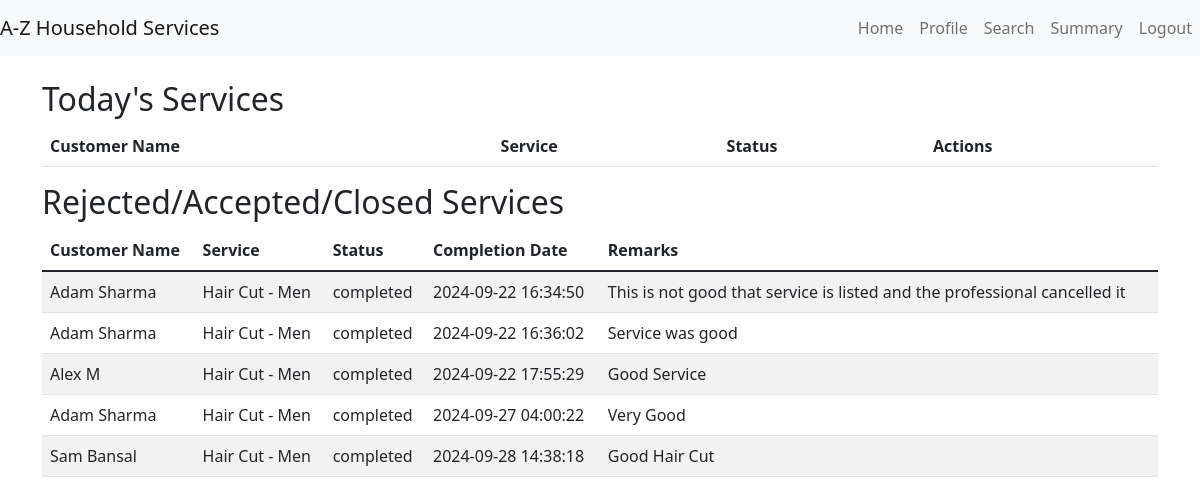
The page /professional/dashboard (signed in) on the database as committed earlier.
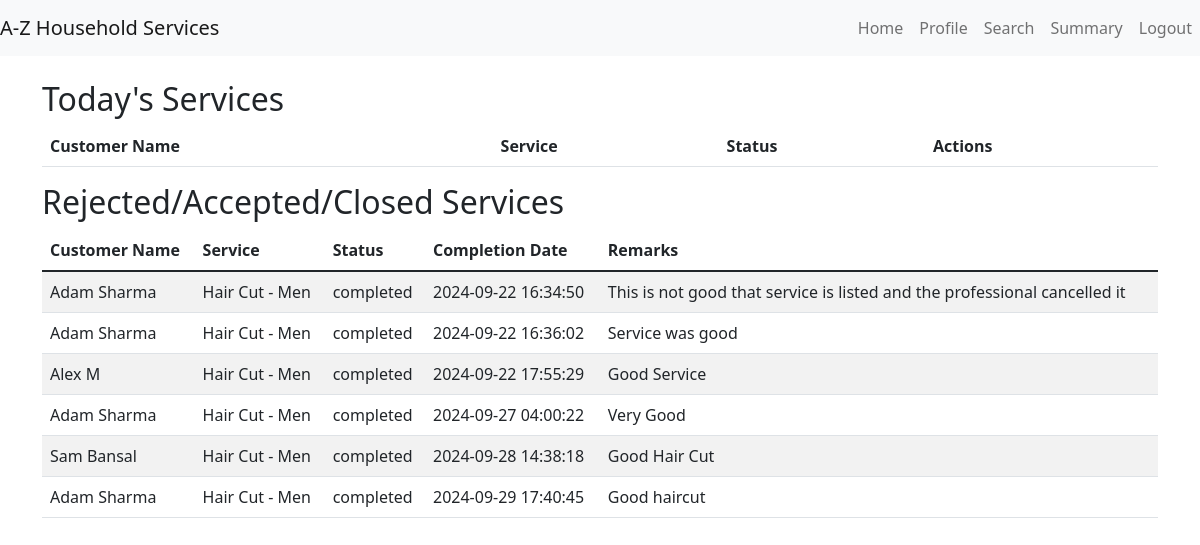
The same page on the database as committed later.
### models.py (models this page shows, shortened)
class CustomerProfile(db.Model):
    __tablename__ = 'customer_profiles'
    id = db.Column(db.Integer, primary_key=True)
    user_id = db.Column(db.Integer, db.ForeignKey('users.id'))
    full_name = db.Column(db.String(100), nullable=False)
    address = db.Column(db.String(200),nullable=False)
    pin_code = db.Column(db.String(6), nullable=False)

class Service(db.Model):
    __tablename__ = 'services'
    id = db.Column(db.Integer, primary_key=True)
    name = db.Column(db.String(100), nullable=False)
    price = db.Column(db.Float, nullable=False)
    description = db.Column(db.String(200))
    service_type = db.Column(db.String(50))

class ServiceRequest(db.Model):
    __tablename__ = 'service_requests'
    id = db.Column(db.Integer, primary_key=True)
    service_id = db.Column(db.Integer, db.ForeignKey('services.id'))
    customer_id = db.Column(db.Integer, db.ForeignKey('users.id'))
    professional_id = db.Column(db.Integer, db.ForeignKey('users.id'), nullable=True)
    date_of_request = db.Column(db.DateTime, default=db.func.current_timestamp())
    date_of_accept_reject = db.Column(db.DateTime, nullable=True)
    date_of_completion = db.Column(db.DateTime, nullable=True)
    service_status = db.Column(db.String(20))  # requested, accepted, rejected , completed
    remarks = db.Column(db.String(200))

### app.py (the view)
@app.route('/professional/dashboard')
def professional_dashboard():
    if 'user_id' in session:
        professional_id = session['user_id']
        service_requests = ServiceRequest.query.filter_by(professional_id=professional_id,service_status='requested').all()
        service_requests_closed = ServiceRequest.query.filter(ServiceRequest.professional_id==professional_id,ServiceRequest.service_status != 'requested').all()
        serviceIdList = []
        for request in service_requests:
            serviceIdList.append(request.service_id)
        services = Service.query.filter(Service.id.in_(serviceIdList)).all()
        cust_dict = {}
        service_dict = {}
        for service in Service.query.all():
            service_dict[service.id] = service
        for cust in CustomerProfile.query.all():
            cust_dict[cust.user_id] = cust
        return render_template('professional_dashboard.html', service_requests=service_requests, services=services,cust_dict=cust_dict,service_dict=service_dict,service_requests_closed=service_requests_closed)
    return redirect(url_for('login'))

### app.py (called while the page is built)
@app.before_request
def create_tables():
    global first_request
    if first_request:
        db.create_all()
        first_request = False

### templates/professional_dashboard.html (shortened to what this page needs)
{% extends "base.html" %}
{% block content %}
<h2>Today's Services</h2>
<table class="table table-striped">
    <thead>
        <tr>
            <th>Customer Name</th>
            <th>Service</th>
            <th>Status</th>
            <th>Actions</th>
        </tr>
    </thead>
</table>
<h2>Rejected/Accepted/Closed Services</h2>
<table class="table table-striped">
    <thead>
        <tr>
            <th>Customer Name</th>
            <th>Service</th>
            <th>Status</th>
            <th>Completion Date</th>
            <th>Remarks</th>
        </tr>
    </thead>
    <tbody>
        {% for service_request_closed in service_requests_closed %}
        <tr>
            <td>{{ cust_dict[service_request_closed.customer_id].full_name }}</td>
            <td>{{ service_dict[service_request_closed.service_id].name }}</td>
            <td>{{ service_request_closed.service_status }}</td>
            <td>{{ service_request_closed.date_of_completion if service_request_closed.date_of_completion else "" }}</td>
            <td>{{ service_request_closed.remarks if service_request_closed.date_of_completion else "" }}</td>
        </tr>
        {% endfor %}
    </tbody>
</table>
{% endblock %}

Rows that differ between the two databases and show on the page:
added ServiceRequest: {{ cust_dict[service_request_closed.customer_id].full_name }} "Adam Sharma", {{ service_dict[service_request_closed.service_id].name }} "Hair Cut - Men", service_status "completed", date_of_completion "2024-09-29 17:40:45", date_of_completion+remarks "Good haircut"
